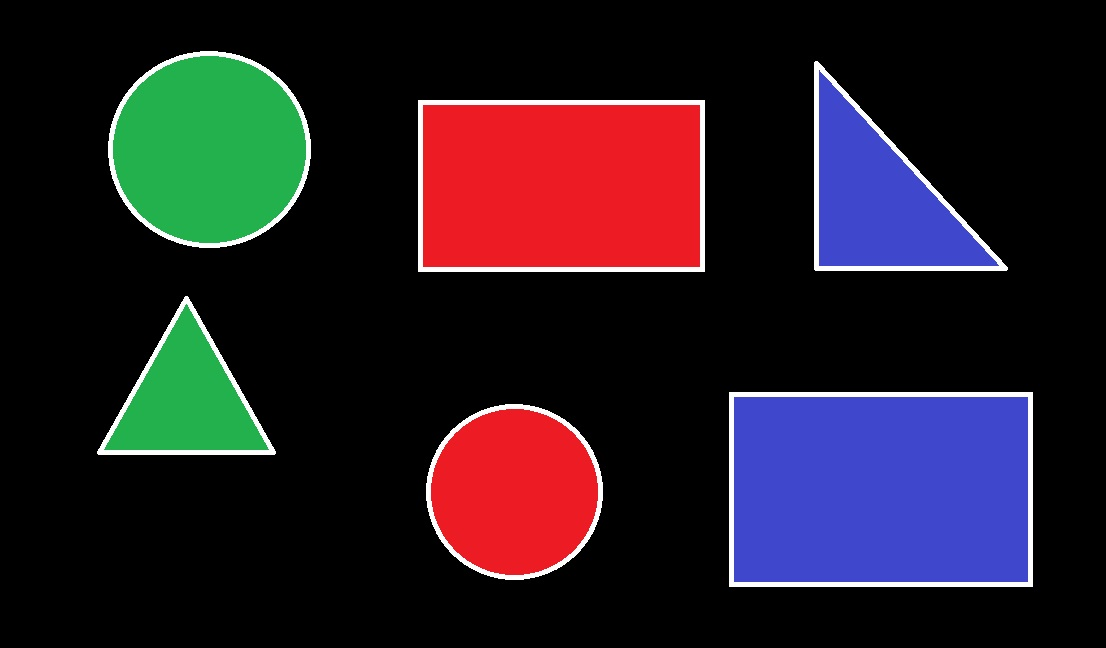
#> input picture color_label/example.jpg, 1106 x 648 px
$ python detect_color.py --image example.jpg
#> lines starting #> are read from the running program, lines starting #| are printed output that depends on the picture; after the words box and inside, x2 and y2 are one past the last pixel; in counts of white or black regions, pixels touching at a corner belong together
### color_label/color/colorlabeler.py
'''
This program requires a brief knowledge of L*a*b color space (CIELAB color space)
'''

'''
In order to label and tag regions of an image as containing a certain
certain color, the Euclidean distance between dataset of known colors
and the averages of a particular image region is to be computed.
The known color that minimizes the Euclidean distance will be chosen as the color identification.
'''

'''
|--- color
|	 |--- __init__.py
|	 |--- colorlabeler.py
|	 |--- shapedetector.py
|--- detect_color.py
|--- example_shapes.png
'''

#import the neccessary packages
from scipy.spatial import distance as dist
from collections import OrderedDict
import numpy as np
import cv2

class ColorLabeler:
	def __init__(self):
		#initialise the colors dictonary, containing the color
		# name as the key and the RGB tuple as the value
		colors = OrderedDict({
			"red": (255, 0, 0),
			"green": (0, 255, 0),
			"blue": (0, 0, 255)
			})

		# allocate memory for the L*a*b image, then initialise
		# the colour names list
		self.lab = np.zeros((len(colors), 1, 3), dtype="uint8")
		self.colorNames = []

		# loop over the colors dictionary
		for (i, (name, rgb)) in enumerate(colors.items()):
			# update the L*a*b array and the color names list
			self.lab[i] = rgb
			self.colorNames.append(name)

		# convert the L*a*b array from the RGB color space
		# to L*a*b
		self.lab = cv2.cvtColor(self.lab, cv2.COLOR_RGB2LAB)

	def label(self, image, c):
		# construct a mask for the contour, then compute the
		# average L*a*b value for the masked region
		mask = np.zeros(image.shape[:2], dtype="uint8")
		cv2.drawContours(mask, [c], -1, 255, -1)
		mask = cv2.erode(mask, None, iterations=2)
		mean = cv2.mean(image, mask=mask)[:3]

		# initialize the minimum distance found thus far
		minDist = (np.inf, None)

		#loop over the known L*a*b color values
		for (i, row) in enumerate(self.lab):
			# computer the distance between the current L*a*b
			# color balue and the mean of the image
			d = dist.euclidean(row[0], mean)

			# if the distance is smaller than the current distance,
			# then update the book-keeping variable
			if d < minDist[0]:
				minDist = (d, i)

		# return the name of the colour with the smallest distance
		return self.colorNames[minDist[1]]

### color_label/color/shapedetector.py
'''
Tree of the folder
|--- shape
|	 |--- shapedetector.py
|--- detect_shapes.py
|--- shapes_and_colors.png
'''

'''
detect method requires only a single argument, c, the contour (i.e., outline) of the shape being identified
In order to perform shape detection, contour approximation is being used
Contour approximation is an algorithm for reducing the number of points in a curve with a reduced set of points
This algorithm is commonly known as Ramer-Douglas-Peucker Algorithm, or the split and merge algorithm.
'''
# import the neccessary packages
import cv2

class ShapeDetector:
	def __init__(self):
		pass
		# skiping the constructor since nothing needs to be initialized

	def detect(self, c):
		# initialize the shape name and approximate the contour
		shape = "unidentified"
		peri = cv2.arcLength(c, True)
		approx = cv2.approxPolyDP(c, 0.04 * peri, True)

		# if the shape is a traingle, it will have 3 vertices
		if len(approx) == 3:
			shape = "triangle"

		# if the shape has 4 vertices, it is either a square or a rectangle
		elif len(approx) == 4:
			# compute the bounding box of the contour and use the bounding box to compute the aspect ratio
			(x, y, w, h) = cv2.boundingRect(approx)
			ar = w / float(h)

			# a square will have an aspect ratio that is approximately equal to one, otherwise, the shape is a rectangle
			shape = "square" if ar >= 0.95 and ar <= 1.05 else "rectangle"

		# if the shape is a pentagon, it will have 5 vertices
		elif len(approx) == 5:
			shape = "pentagon"

		# otherwise , we assume the shape is a circle
		else:
			shape = "circle"

		# return the name of the shape
		return shape

'''
Output:
python detect_shapes.py --image shapes_and_colors.jpg
'''

### color_label/detect_color.py
'''
|--- color
|	 |--- __init__.py
|	 |--- colorlabeler.py
|	 |--- shapedetector.py
|--- detect_color.py
|--- example_shapes.png
'''

# import thr neccessary packages
from color.shapedetector import ShapeDetector
from color.colorlabeler import ColorLabeler
import argparse
import numpy as np
import imutils
import cv2

# construct the argument and parse the arguments
ap = argparse.ArgumentParser()
ap.add_argument("-i", "--image", required=True, help="path to the input image")
args = vars(ap.parse_args())

# load the image and resize it ti a smaller factor so that
# the shapes can be approximated better
image = cv2.imread(args["image"])
#> image is the input picture: shape (648, 1106, 3); mean B, G, R 35.6, 27.1, 37.7
resized = imutils.resize(image, width=300)
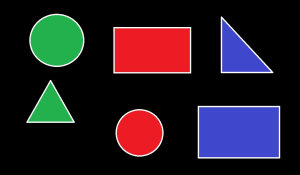
#> resized: shape (175, 300, 3); mean B, G, R 35.6, 27.1, 37.7
ratio = image.shape[0] / float(resized.shape[0])
#> ratio = 3.7

# blur the resized image slightly, then convert it to both
# grayscale and the L*a*b color space
blurred = cv2.GaussianBlur(resized, (5,5), 0)
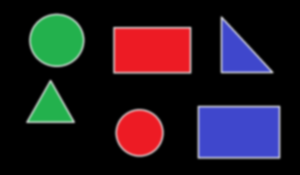
#> blurred: shape (175, 300, 3); mean B, G, R 35.6, 27.1, 37.7
gray = cv2.cvtColor(blurred, cv2.COLOR_BGR2GRAY)
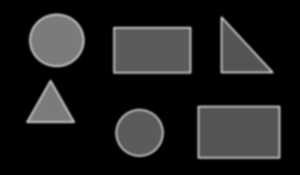
#> gray: shape (175, 300); min 0, max 183, mean 31.3
lab = cv2.cvtColor(blurred, cv2.COLOR_BGR2LAB)
#> lab: shape (175, 300, 3); mean of channels 0, 1, 2 38.2, 135.5, 127.8
thresh = cv2.threshold(gray, 60, 255, cv2.THRESH_BINARY)[1]
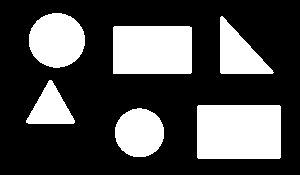
#> thresh: shape (175, 300); 29.6% white; 6 white regions

# find contours in the thresholded image
cnts = cv2.findContours(thresh.copy(), cv2.RETR_EXTERNAL, cv2.CHAIN_APPROX_SIMPLE)
#> cnts = 6 contours; box (x1, y1, x2, y2) and area: (197, 105, 281, 159) 4397, (113, 26, 192, 74) 3664, (29, 13, 85, 68) 2342, (115, 108, 164, 157) 1828, (220, 16, 274, 74) 1602, (26, 80, 75, 124) 1135
cnts = imutils.grab_contours(cnts)

#initialise the shape detector and color labeler
sd = ShapeDetector()
cl = ColorLabeler()

# loop over the contours
for c in cnts:
	# compute the center of the contour
	M = cv2.moments(c)
	if (M["m00"] != 0):
		cX = int((M["m10"] / M["m00"]) * ratio)
		cY = int((M["m01"] / M["m00"]) * ratio)
	else:
		cX, cY = 0, 0

	# detect the shape of the contour and label the color
	shape = sd.detect(c)
	color = cl.label(lab, c)

	# multiply the contour (x, y) -- coordinates by the resize ratio,
	# then draw the contours and the name of the shape and labeled
	# color on the image
	c = c.astype(np.float_)
	c *= ratio
	c = c.astype(np.int32)
	text = "{} {}".format(color, shape)
	cv2.drawContours(image, [c], -1, (0, 255, 0), 2)
	cv2.putText(image, text, (cX, cY), cv2.FONT_HERSHEY_SIMPLEX, 0.5,(255, 255, 255), 2 )
#> this loop made 6 passes
#> (cX, cY, shape, peri in detect, approx in detect, x in detect, y in detect, w in detect) on passes 2, 4: (883, 486, 'rectangle', 269.7, [[197, 106], [198, 158], [280, 157], [279, 105]], 197, 105, 84), (562, 183, 'rectangle', 248.2, [[113, 27], [113, 73], [191, 72], [191, 27]], 113, 27, 79)
#> (cX, cY, shape, peri in detect, approx in detect, mean in label, color, text) on passes 3, 5: (185, 399, 'triangle', 153.9, [[49, 80], [26, 122], [73, 123]], (164.9, 73.28, 166.3), 'green', 'green triangle'), (881, 197, 'triangle', 188.4, [[221, 16], [220, 72], [272, 73]], (102.1, 165, 61.64), 'blue', 'blue triangle')
#> pass 1, in label, `mask = cv2.erode(mask, None, iterations=2)`:
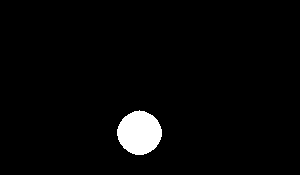
#> mask: shape (175, 300); 2.9% white; 1 white region, box (x1, y1, x2, y2) and area: (117, 110, 162, 155) 1522
#> pass 3, in label (call 3), `mask = cv2.erode(mask, None, iterations=2)`:
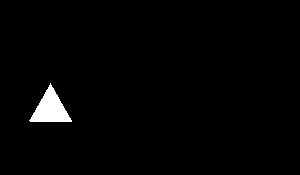
#> mask: shape (175, 300); 1.6% white; 1 white region, box (x1, y1, x2, y2) and area: (29, 83, 72, 122) 850
#> after the loop:
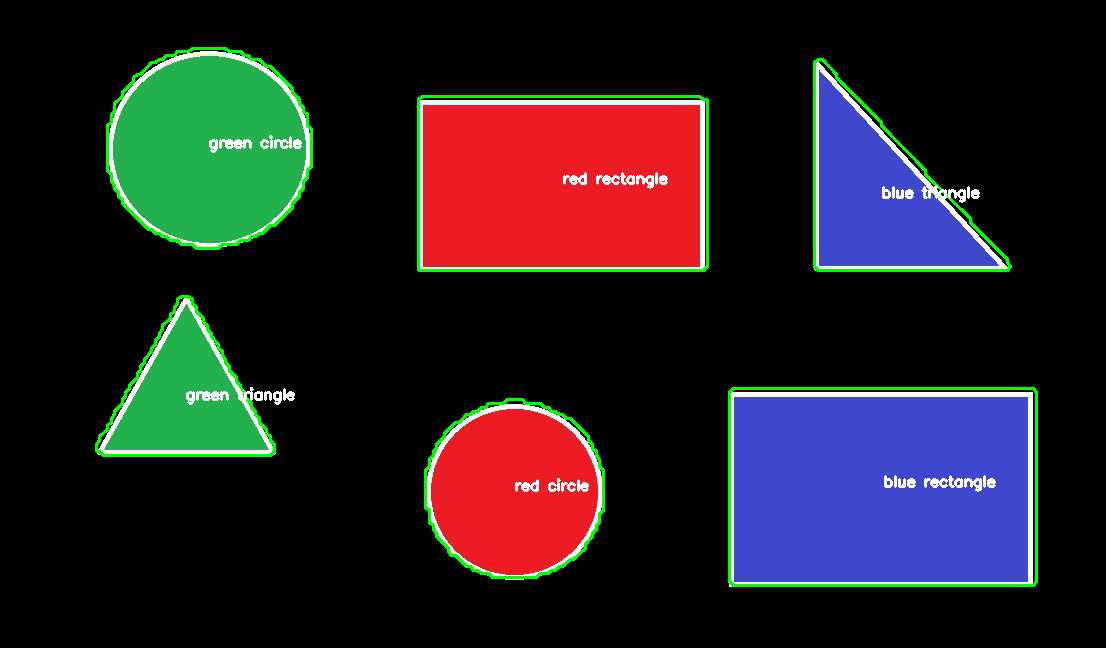
#> image: shape (648, 1106, 3); 2.48% of pixels changed, all inside (x1, y1, x2, y2) = (95, 47, 1038, 587)

# show the output image
cv2.imshow("Image", image)
cv2.waitKey(0)

'''
One of the primary drawbacks to using this method to label colors is that due to lighting conditions, along with
various hues and saturations, colors rarely look like pure red, green, blue etc.

Identifying small sets of colors using L*a*b color space and the
Euclidean distance can be done, but for larger color palettes, this metjod will likely return
incoreect results depending on the complexity of the input images

This method works for small color sets in semi controlled lighting conditions, it will likely not work for larger color palletes in
less controlled environments.

'''

'''
python detect_color.py --image example.jpg
'''
